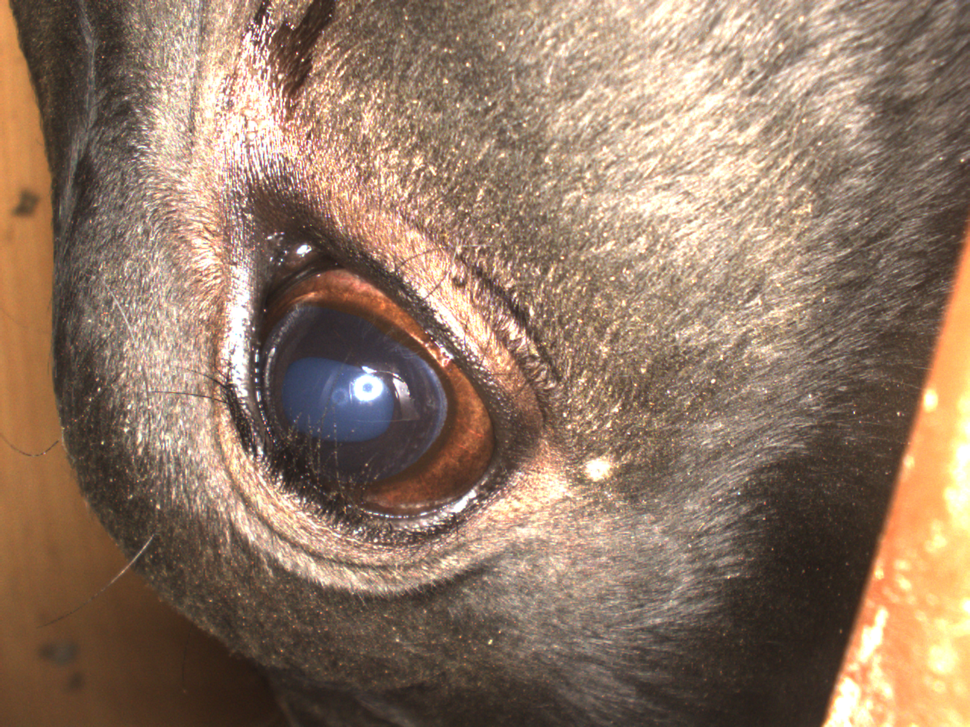
#> input picture test_bbox_overlap/nopl1.bmp, 970 x 727 px, shrunk from 1280 x 960 before the run; its folder holds only this picture in this run
$ python -i utils.py   (imports and definitions only)
#> lines starting #> are read from the running program, lines starting #| are printed output that depends on the picture
#> further down, picture is the input picture: shape (727, 970, 3); mean B, G, R 100.4, 120.1, 145.3
# -- coding: utf-8 --

__author__ = 'amryfitra'

import csv
import os
import re
import matplotlib.pyplot as plt
import numpy as np
import cv2
from scipy.signal import savgol_filter
from skimage import color, io

from IPython import embed


# [21 lines left out: functions svg_smoothing, remove_saturated_pixel, is_too_dark, not called in this run]


def equ_hist_color_image(image):
    b, g, r = cv2.split(image)
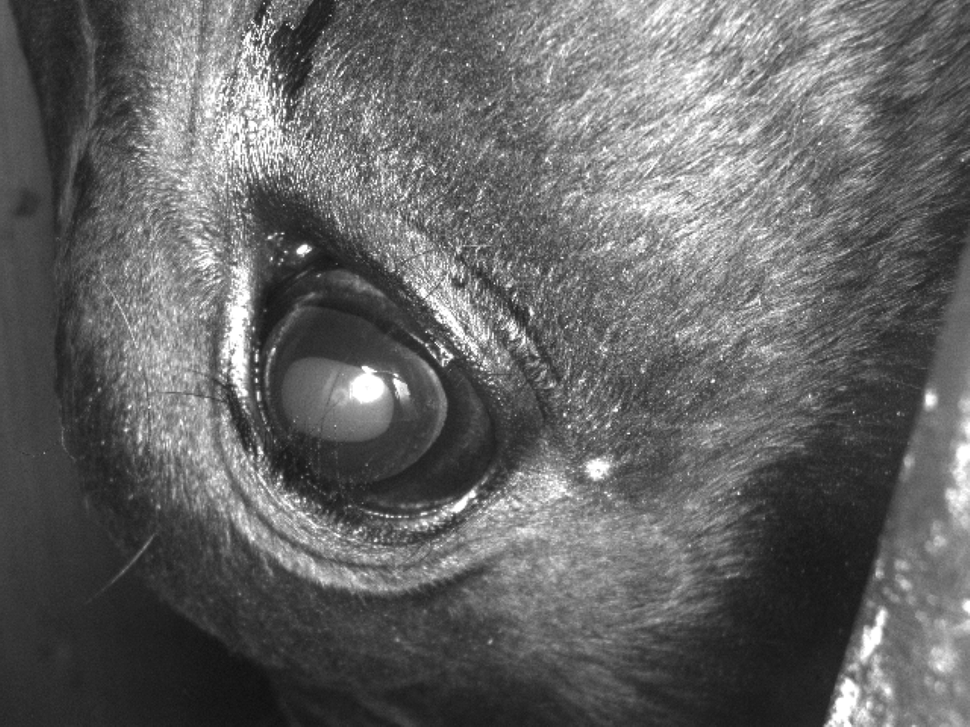
#> b: shape (727, 970); min 16, max 255, mean 100.4
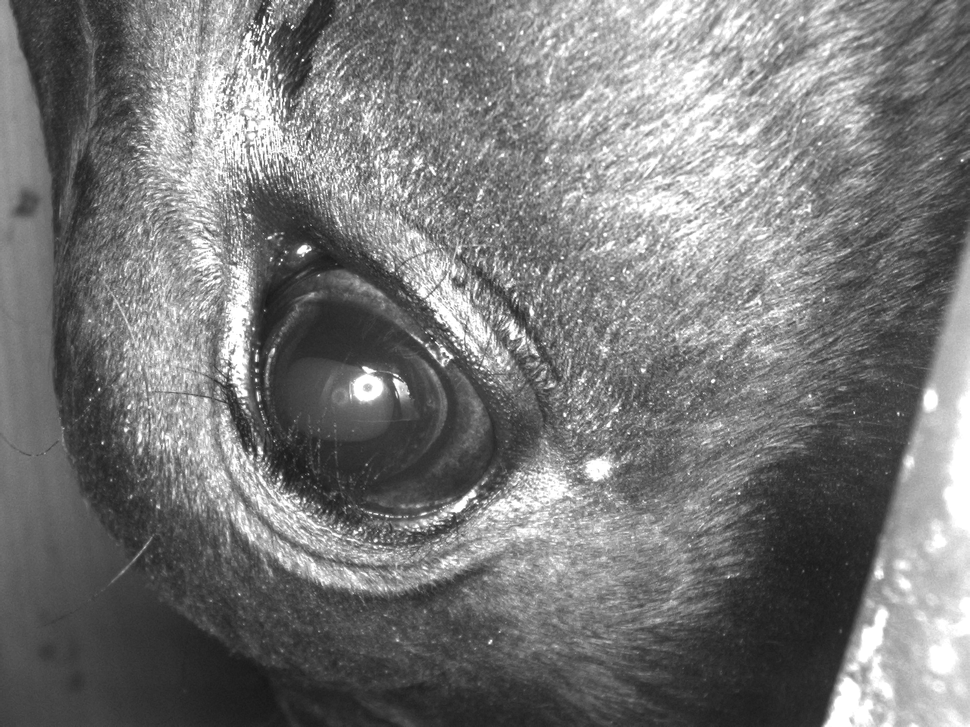
#> g: shape (727, 970); min 22, max 255, mean 120.1
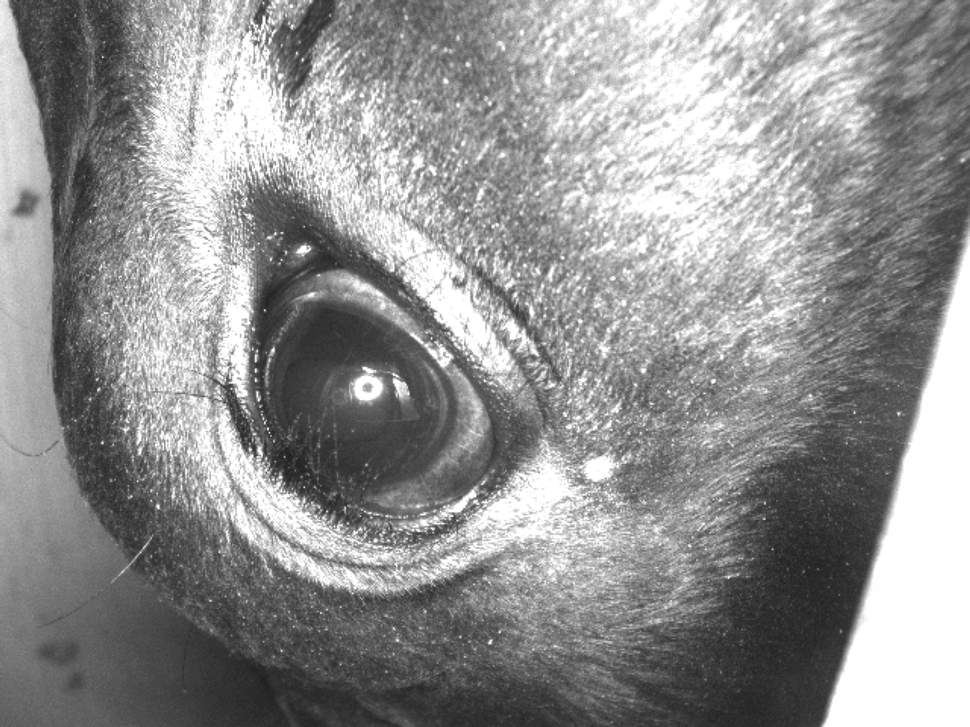
#> r: shape (727, 970); min 32, max 255, mean 145.3
    equ_b = cv2.equalizeHist(b)
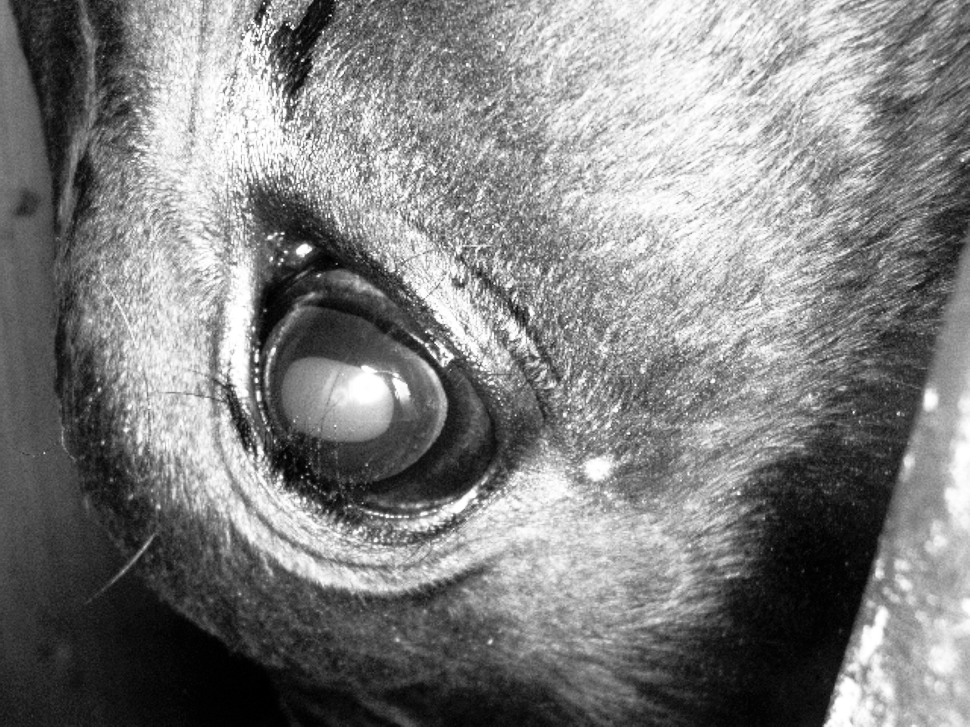
#> equ_b: shape (727, 970); min 0, max 255, mean 128.3
    equ_g = cv2.equalizeHist(g)
    equ_r = cv2.equalizeHist(r)
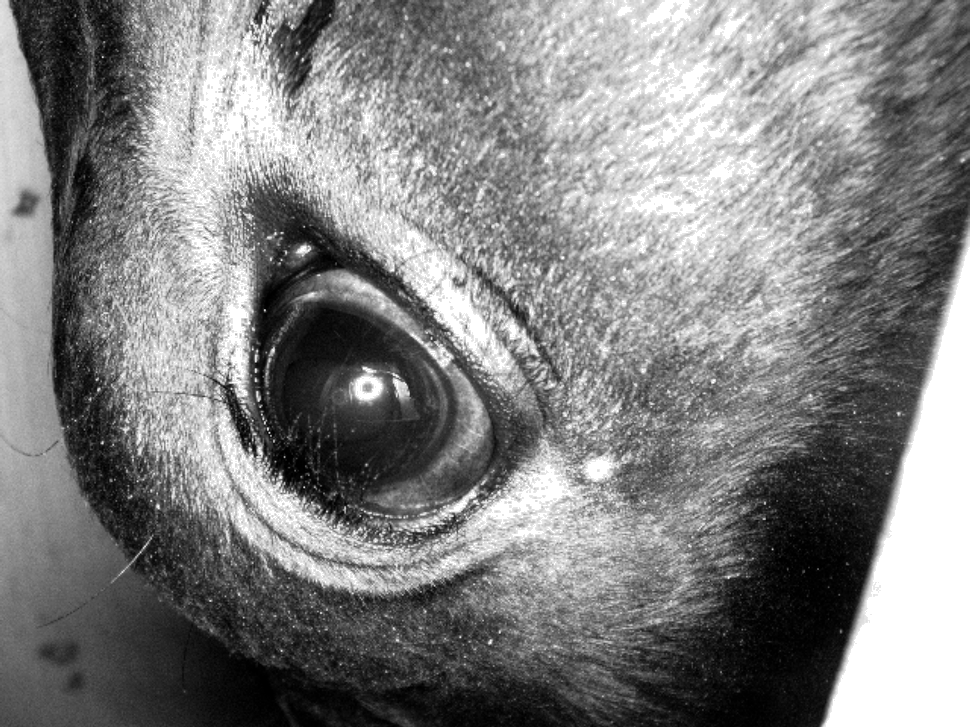
#> equ_r: shape (727, 970); min 0, max 255, mean 128.8
    return cv2.merge([equ_b, equ_g, equ_r])
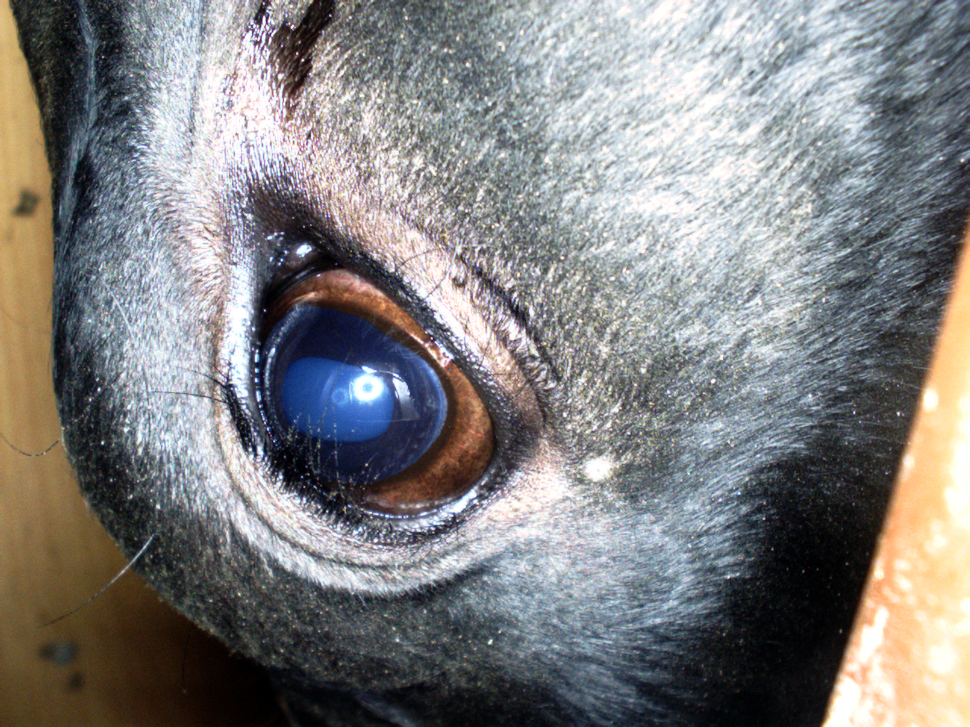
#> returned value: shape (727, 970, 3); mean of channels 0, 1, 2 128.3, 128.2, 128.8; drawn as B, G, R


# [32 lines left out: functions get_list_of_frame, is_skipped_folder, not called in this run]


class Rectangle:
    # [204 lines left out: functions __init__, measure_overlap_ratio, get_chroma_value, get_blue_ratio, is_mask, getfiles and 9 more, not called in this run]


def write_as_png(newpath, frame):
    png_params = [cv2.IMWRITE_PNG_COMPRESSION, 9]
    cv2.imwrite(newpath, frame, png_params)


# [127 lines left out: functions create_mask, get_specific_channel, not called in this run]

>>> import cv2
>>> picture = cv2.imread('../test_bbox_overlap/nopl1.bmp')
>>> result = equ_hist_color_image(picture)
